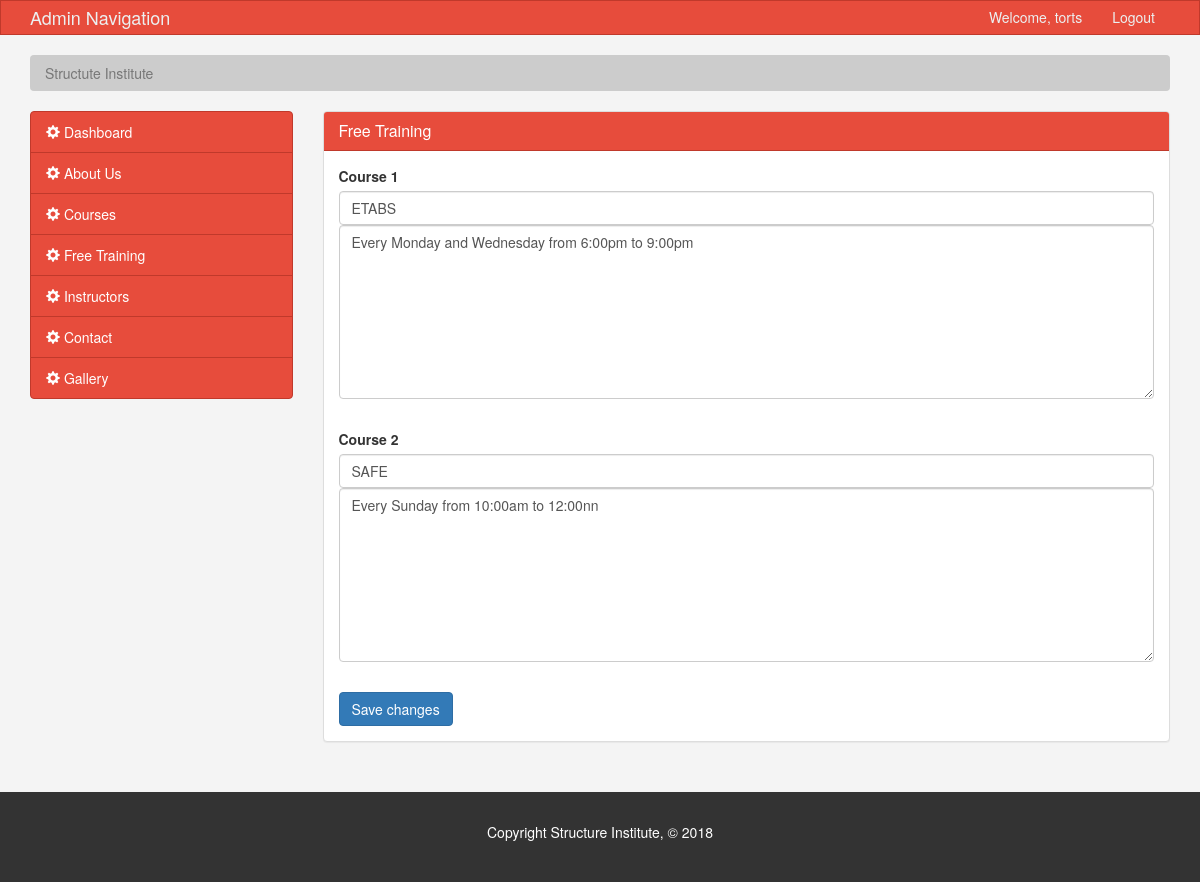
The page /admin_freetraining.php (signed in) on the database its author committed.
### tables this page shows
CREATE TABLE `free_training` (
  `course_id` int(50) NOT NULL COMMENT 'START WITH 1',
  `course1_name` varchar(999) NOT NULL,
  `course1_desc` varchar(999) NOT NULL,
  `course2_name` varchar(999) NOT NULL,
  `course2_desc` varchar(999) NOT NULL
);

### admin_freetraining.php (the view, shortened to what this page needs)
<!DOCTYPE html>
<html lang="en">
  <head>
    <link href="css/bootstrap.min.css" rel="stylesheet">
    <link href="css/style2.css" rel="stylesheet">
  </head>
  <body>
    <nav class="navbar navbar-default">
      <div class="container">
        <div class="navbar-header">
          <a class="navbar-brand" href="#">Admin Navigation</a>
        </div>
        <div id="navbar" class="collapse navbar-collapse">
          <ul class="nav navbar-nav navbar-right">
            <li><a href="#">Welcome, <?php echo $_SESSION['user_name']; ?></a></li>
            <li><a href="logout.php">Logout</a></li>
          </ul>
        </div>
      </div>
    </nav>
    <div class = "container">
    </div>
    <section id="breadcrumb">
      <div class="container">
        <ol class="breadcrumb">
          <li class="active">Structute Institute</li>
        </ol>
      </div>
    </section>
    <section id="main">
      <div class="container">
        <div class="row">
          <div class="col-md-3">
            <div class="list-group">
              <a href="admin_dashboard.php" class="list-group-item active main-color-bg">
                <span class="glyphicon glyphicon-cog" aria-hidden="true"></span> Dashboard
              </a>
              <a href="admin_aboutus.php" class="list-group-item active main-color-bg">
                <span class="glyphicon glyphicon-cog" aria-hidden="true"></span> About Us
              </a>
              <a href="admin_courses.php" class="list-group-item active main-color-bg">
                <span class="glyphicon glyphicon-cog" aria-hidden="true"></span> Courses
              </a>
              <a href="admin_freetraining.php" class="list-group-item active main-color-bg">
                <span class="glyphicon glyphicon-cog" aria-hidden="true"></span> Free Training
              </a>
              <a href="admin_instructors.php" class="list-group-item active main-color-bg">
                <span class="glyphicon glyphicon-cog" aria-hidden="true"></span> Instructors
              </a>
              <a href="admin_contact.php" class="list-group-item active main-color-bg">
                <span class="glyphicon glyphicon-cog" aria-hidden="true"></span> Contact
              </a>
              <a href="admin_gallery.php" class="list-group-item active main-color-bg">
                <span class="glyphicon glyphicon-cog" aria-hidden="true"></span> Gallery
              </a>
            </div>
          </div>
          <?php
          $conn=mysqli_connect("localhost","root","","structure_institute");
          $query_fcourse1 = "select course1_desc from free_training order by course_id DESC LIMIT 1";
          $query_fcourse2 = "select course2_desc from free_training order by course_id DESC LIMIT 1";
          $query_fcourse3 = "select course1_name from free_training order by course_id DESC LIMIT 1";
          $query_fcourse4 = "select course2_name from free_training order by course_id DESC LIMIT 1";
          $run_fcourse1 = mysqli_query($conn,$query_fcourse1);
          $run_fcourse2 = mysqli_query($conn,$query_fcourse2);
          $run_fcourse3 = mysqli_query($conn,$query_fcourse3);
          $run_fcourse4 = mysqli_query($conn,$query_fcourse4);
          while($row=mysqli_fetch_array($run_fcourse1)){
          	$fcourse1_desc = $row['course1_desc'];
            while($row=mysqli_fetch_array($run_fcourse2)){
              $fcourse2_desc = $row['course2_desc'];
              while($row=mysqli_fetch_array($run_fcourse3)){
                $fcourse1_name = $row['course1_name'];
                while($row=mysqli_fetch_array($run_fcourse4)){
                  $fcourse2_name = $row['course2_name'];
          ?>
          <form method = "post" action="admin_freetraining.php" enctype="multipart/form-data">
          <div class="col-md-9">
            <div class="panel panel-default">
              <div class="panel-heading main-color-bg">
                <h3 class="panel-title">Free Training</h3>
              </div>
              <div class="panel-body">
                <label>Course 1</label>
                <input type="text" class="form-control" placeholder="Enter Course Name" name="fcourse1_name_text" value = "<?php echo $fcourse1_name; ?>">
                <textarea class="form-control" placeholder="Enter Description" name="fcourse1_desc_text" rows="8"><?php echo $fcourse1_desc; ?></textarea>
              </div>
              <div class="panel-body">
                <label>Course 2</label>
                <input type="text" class="form-control" placeholder="Enter Course Name" name="fcourse2_name_text" value = "<?php echo $fcourse2_name; ?>">
                <textarea class="form-control" placeholder="Enter Description" name="fcourse2_desc_text" rows="8"><?php echo $fcourse2_desc; ?></textarea>
              </div>
              <div class="panel-body">
                  <button type="submit" class="btn btn-primary" name="submit">Save changes</button>
              </div>
              </div>
          </div>
        <?php }}}} ?>
        </form>
        </div>
      </div>
    </section>
    <footer id="footer">
      <p>Copyright Structure Institute, &copy; 2018</p>
    </footer>
  </body>
</html>

### css/style2.css (style rules this page uses)
body { background:#f4f4f4; }
.navbar { min-height: 33px !important; margin-bottom:0; border-radius:0; }
.navbar-nav > li > a, .navbar-brand { padding-top:6px !important; padding-bottom:0 !important; height: 33px; }
.navbar-default { background-color: #e74c3c; border-color: #c0392b; }
.navbar-default .navbar-brand { color: #ecf0f1; }
.navbar-default .navbar-nav > li > a { color: #ecf0f1; }
.navbar-default .navbar-collapse, .navbar-default .navbar-form { border-color: #ecf0f1; }
.main-color-bg { background-color: #e74c3c !important; border-color: #c0392b !important; color:#ffffff !important; }
.breadcrumb { background:#cccccc; color:#333333; }
#footer { background:#333333; color:#ffffff; text-align:center; padding:30px; margin-top:30px; }

### rows shown on the page
free_training: fcourse1_name_text "ETABS", fcourse1_desc_text "Every Monday and Wednesday from 6:00pm to 9:00pm", fcourse2_name_text "SAFE", fcourse2_desc_text "Every Sunday from 10:00am to 12:00nn"

### other values the page prints
$_SESSION['user_name'] "torts"
